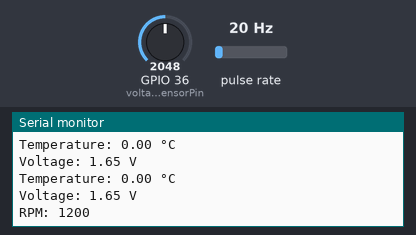
Bench run of a sketch on a simulated ESP32. Parts: the last lines printed to the serial monitor. Wiring (inferred from the names in the program): pulse sensor: data GPIO 2. The test bench sets the inputs (shaded band); at power-on: pulse rate 20 Hz, GPIO 36 (voltageSensorPin) = 2048.

Above: at 1.2 s.
1.3 s: pulse rate (sensor on GPIO 2) set to 4 Hz
At 2.6 s:
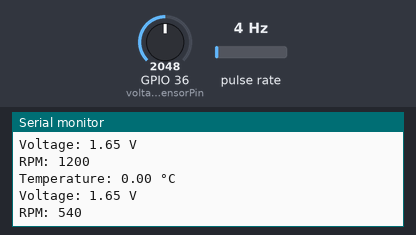
2.8 s: GPIO 36 (voltageSensorPin) set to 2866
At 3.8 s:
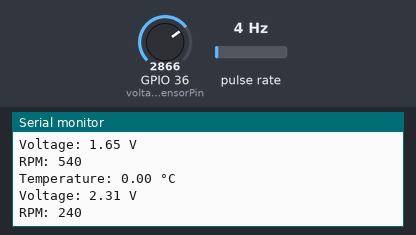
4.3 s: pulse rate (sensor on GPIO 2) set to 50 Hz
At 5.4 s:
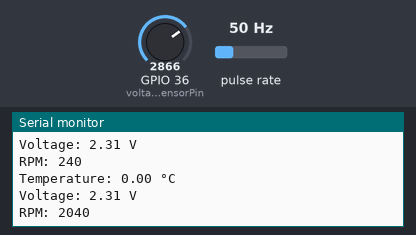
5.8 s: GPIO 36 (voltageSensorPin) set to 3603
At 6.8 s:
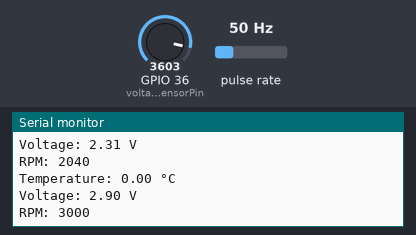
Timing chart, 0 to 8.3 s (numbered marks = the images above; inputs shaded):
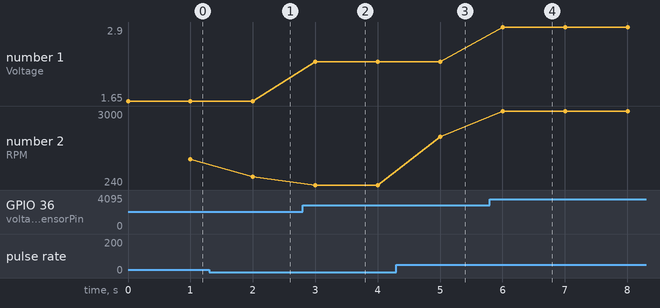

The sketch:

arduino_sensors.ino
```cpp
#include <SPI.h>

#define SENSITIVITY 500.0f

// ZMPT101B sensor output connected to analog pin A0
// and the voltage source frequency is 50 Hz.
int voltageSensorPin = A0;

// Define the pins
const int irSensorPin = 2; // IR sensor output connected to digital pin 2

// Variables
unsigned long lastTime = 0;
unsigned long lastRPM = 0;
unsigned long currentTime = 0;
volatile unsigned long pulseCount = 0;

// Define MAX6675 pins for the default SPI interface
int thermoCS = 15; // Connect MAX6675 CS to GPIO 15

// MAX6675 setup
SPIClass mySPI(VSPI); // Use VSPI for ESP32, select the appropriate SPI bus
const int thermoCLK = 18; // Connect MAX6675 SCK to GPIO 18
const int thermoDO = 19; // Connect MAX6675 MISO to GPIO 19

void IRAM_ATTR countPulses() {
  pulseCount++; // Increment the pulse count
}

void setup() {
  Serial.begin(9600);

  pinMode(voltageSensorPin, INPUT); // Set ZMPT101B sensor pin as input
  pinMode(irSensorPin, INPUT_PULLUP); // Set IR sensor pin as input with internal pull-up resistor
  attachInterrupt(digitalPinToInterrupt(irSensorPin), countPulses, RISING); // Attach interrupt to IR sensor pin

  mySPI.begin(thermoCLK, thermoDO, thermoCS); // Initialize VSPI for MAX6675

  // Initialize the MAX6675 library
  mySPI.setBitOrder(MSBFIRST);
  mySPI.setDataMode(SPI_MODE1);
}

void loop() {
  // Read temperature
  double celsius = readMAX6675();

  // Print results
  Serial.print("Temperature: ");
  Serial.print(celsius);
  Serial.println(" °C");

  // Read voltage from ZMPT101B sensor (assuming it's a simple analog voltage)
  int rawVoltage = analogRead(voltageSensorPin);
  float voltage = (rawVoltage / 4095.0) * 3.3; // Assuming 12-bit ADC, 3.3V reference
  Serial.print("Voltage: ");
  Serial.print(voltage);
  Serial.println(" V");

  currentTime = millis();

  // Calculate RPM every 1000 milliseconds (1 second)
  if (currentTime - lastTime >= 1000) {
    unsigned long rpm = (pulseCount - lastRPM) * 60; // Calculate RPM
    lastRPM = pulseCount; // Update last RPM value
    lastTime = currentTime; // Update last time value
    Serial.print("RPM: ");
    Serial.println(rpm); // Print RPM to the serial monitor
  }

  delay(1000); // Delay for 1 second
}

double readMAX6675() {
  mySPI.beginTransaction(SPISettings(4000000, MSBFIRST, SPI_MODE1)); // Configure SPI settings for MAX6675
  digitalWrite(thermoCS, LOW); // Select the MAX6675

  // Read data from MAX6675
  int value;
  value = mySPI.transfer(0);
  value <<= 8;
  value |= mySPI.transfer(0);
  digitalWrite(thermoCS, HIGH); // Deselect the MAX6675
  mySPI.endTransaction();

  if (value & 0x4) {
    return NAN; // There was an error reading the temperature
  } else {
    int celsius = (value >> 3) * 0.25;
    return celsius;
  }
}
```

Measured:
- after the input at 1.3 s, the serial monitor: prints a new line after 0.70 s (image 1)
- after the input at 2.8 s, the serial monitor: prints a new line after 0.20 s (image 2)
- after the input at 4.3 s, the serial monitor: prints a new line after 0.70 s (image 3)
- after the input at 5.8 s, the serial monitor: prints a new line after 0.20 s (image 4)
- plotted number 1: 1.65 → 2.31 after the input at 2.8 s, 2.31 → 2.9 after the input at 5.8 s
- plotted number 2: 1200 → 540 after the input at 1.3 s, 240 → 2040 after the input at 4.3 s
